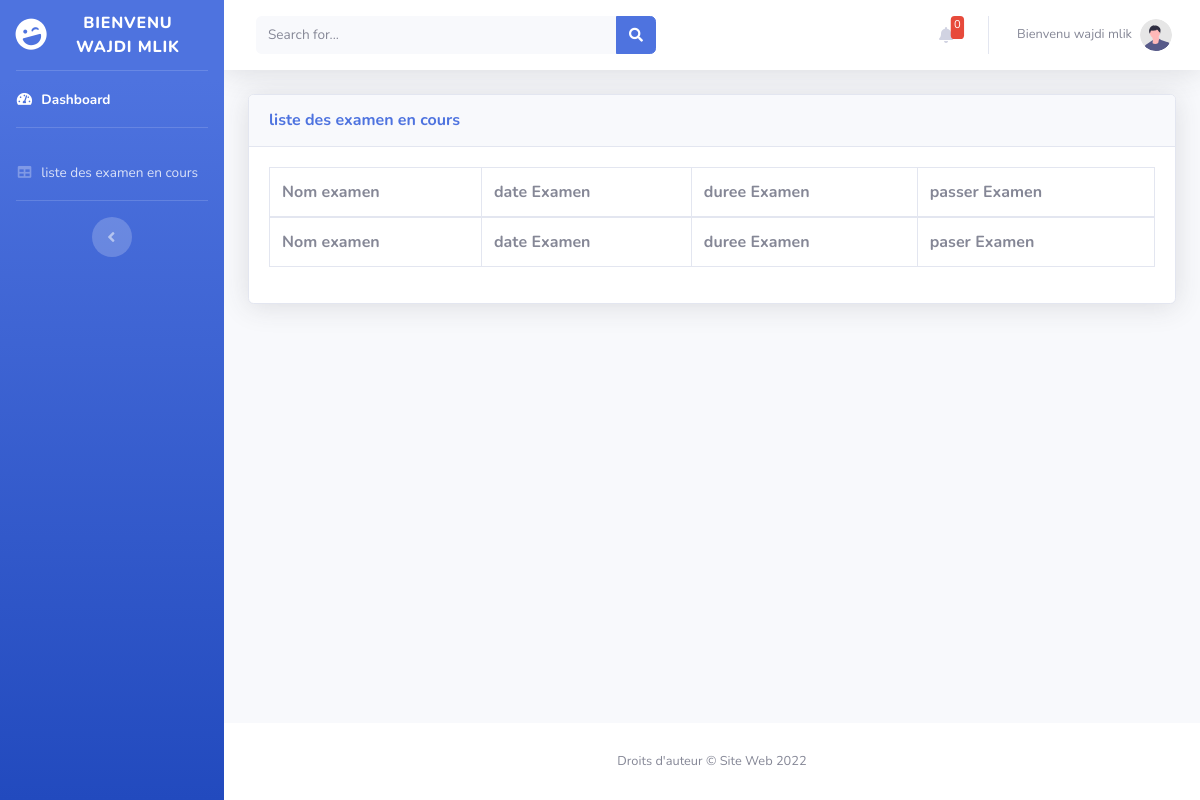
Before: /list_exam_encour.php (signed in) with the older database file.
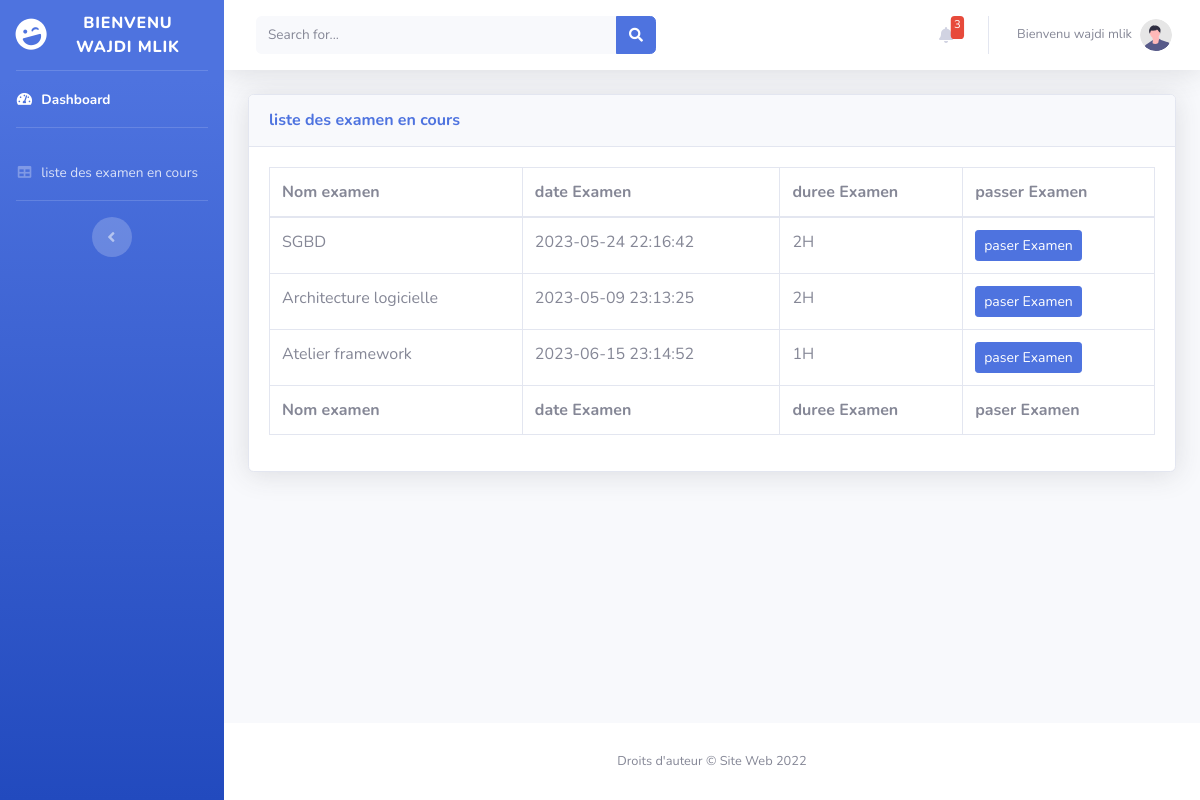
After: the same page with the newer database file.
### tables this page shows
CREATE TABLE `examen` (
  `idSession` int(11) NOT NULL,
  `numExamen` int(11) NOT NULL,
  `dateExamen` datetime DEFAULT NULL,
  `dateCreation` datetime DEFAULT NULL,
  `dateSaisieNote` datetime DEFAULT NULL,
  `dureeExamen` decimal(8,0) DEFAULT NULL,
  `status` int(11) DEFAULT NULL,
  `nomexam` varchar(255) NOT NULL
);

### list_exam_encour.php (the view, shortened to what the changed rows need)
<?php
include('includes/dbconn.php');
$table_exam = $con->query("SELECT * FROM examen where dateExamen > SYSDATE() ");
?>
<!DOCTYPE html>
<html lang="en">
<head>
    <link href="vendor/fontawesome-free/css/all.min.css" rel="stylesheet" type="text/css">
    <link href="css/sb-admin-2.min.css" rel="stylesheet">
    <link href="vendor/datatables/dataTables.bootstrap4.min.css" rel="stylesheet">
</head>
<body id="page-top">
    <div id="wrapper">
        <div id="content-wrapper" class="d-flex flex-column">
            <div id="content">
                <nav class="navbar navbar-expand navbar-light bg-white topbar mb-4 static-top shadow">
                    <?php
                    include('includes/top_bar_etd.php');
                    ?>
                </nav>
                <div class="container-fluid">
                    <div class="card shadow mb-4">
                        <div class="card-body">
                            <div class="table-responsive">
                                <table class="table table-bordered" id="dataTable" width="100%" cellspacing="0">
                                    <thead>
                                        <tr>
                                            <th>Nom examen</th>
                                            <th>date Examen</th>
                                            <th>duree Examen</th>
                                            <th>passer Examen</th>
                                        </tr>
                                    </thead>
                                    <tfoot>
                                        <tr>
                                            <th>Nom examen</th>
                                            <th>date Examen</th>
                                            <th>duree Examen</th>
                                            <th>paser Examen</th>
                                        </tr>
                                    </tfoot>
                                    <tbody>
                                        <?php
                                        while ($donnees = $table_exam->fetch()) {
                                        ?>
                                            <tr>
                                                <td><?php echo $donnees['nomexam']; ?></td>
                                                <td><?php echo $donnees['dateExamen']; ?></td>
                                                <td><?php echo $donnees['dureeExamen']; ?>H</td>
                                                <td>
                                                    <form class="user" action="" method="POST">
                                                        <button type=" submit" name="verifier" class="btn btn-primary btn-sm">paser Examen</button>
                                                    </form>
                                                </td>
                                            </tr>
                                        <?php
                                        }
                                        ?>
                                    </tbody>
                                </table>
                            </div>
                        </div>
                    </div>
                </div>
            </div>
        </div>
    </div>
</body>
</html>

### includes/top_bar_etd.php (shortened to what the changed rows need)
<?php
include('includes/dbconn.php');
$nb_etud_demand = $con->query("SELECT COUNT(idEtd) as countdemande FROM  etudiant where statu = 'en cours de traitement'");
$count_row = $nb_etud_demand->fetch(PDO::FETCH_ASSOC);
$count = $count_row['countdemande'];
$examen_encour = $con->query("SELECT COUNT(numExamen) as countdemande FROM examen where dateExamen > SYSDATE() ");
$count_rows = $examen_encour->fetch(PDO::FETCH_ASSOC);
$countxe = $count_rows['countdemande'];
?>
<ul class="navbar-nav ml-auto">
    <li class="nav-item dropdown no-arrow mx-1">
        <a class="nav-link dropdown-toggle" href="#" id="alertsDropdown" role="button" data-toggle="dropdown" aria-haspopup="true" aria-expanded="false">
            <?php if ($count != 0) {
            ?>
                <span class="badge badge-danger badge-counter">
                    <h6><?php echo $countxe; ?></h6>
                </span>
            <?php }
            ?>
        </a>
    </li>
</ul>

Changed rows visible on the page:
now on this page (row edited): examen: nomexam "SGBD", dateExamen "2023-05-24 22:16:42", dureeExamen "2"
now on this page (row edited): examen: nomexam "Architecture logicielle", dateExamen "2023-05-09 23:13:25", dureeExamen "2"
now on this page (row edited): examen: nomexam "Atelier framework", dateExamen "2023-06-15 23:14:52", dureeExamen "1"
Other visible differences:
$countxe: "0" → "3"
